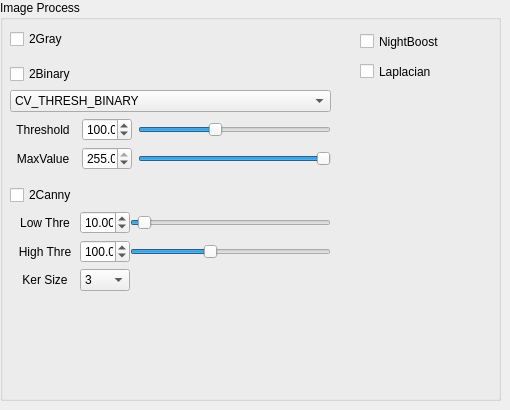
    <widget class="QWidget" name="tab_cv">
     <attribute name="title">
      <string>CV</string>
     </attribute>
     <widget class="QGroupBox" name="gb_imagePro">
      <property name="geometry">
       <rect>
        <x>0</x>
        <y>0</y>
        <width>501</width>
        <height>401</height>
       </rect>
      </property>
      <property name="title">
       <string>Image Process</string>
      </property>
      <widget class="QWidget" name="layoutWidget">
       <property name="geometry">
        <rect>
         <x>10</x>
         <y>20</y>
         <width>321</width>
         <height>283</height>
        </rect>
       </property>
       <layout class="QVBoxLayout" name="verticalLayout_5">
        <item>
         <layout class="QHBoxLayout" name="horizontalLayout_9">
          <item>
           <widget class="QCheckBox" name="cb_2gray">
            <property name="text">
             <string>2Gray</string>
            </property>
           </widget>
          </item>
         </layout>
        </item>
        <item>
         <layout class="QVBoxLayout" name="verticalLayout_3">
          <item>
           <layout class="QGridLayout" name="gridLayout">
            <item row="1" column="0" colspan="3">
             <widget class="QComboBox" name="comba_2binary_type">
              <property name="currentText">
               <string>CV_THRESH_BINARY</string>
              </property>
              <property name="currentIndex">
               <number>0</number>
              </property>
              <item>
               <property name="text">
                <string>CV_THRESH_BINARY</string>
               </property>
              </item>
              <item>
               <property name="text">
                <string>CV_THRESH_BINARY_INV</string>
               </property>
              </item>
              <item>
               <property name="text">
                <string>CV_THRESH_TRUNC</string>
               </property>
              </item>
              <item>
               <property name="text">
                <string>CV_THRESH_TOZERO</string>
               </property>
              </item>
              <item>
               <property name="text">
                <string>CV_THRESH_TOZERO_INV</string>
               </property>
              </item>
              <item>
               <property name="text">
                <string>CV_THRESH_OTSU</string>
               </property>
              </item>
             </widget>
            </item>
            <item row="2" column="0">
             <widget class="QLabel" name="lb_2binary_threshold">
              <property name="sizePolicy">
               <sizepolicy hsizetype="Maximum" vsizetype="Preferred">
                <horstretch>0</horstretch>
                <verstretch>0</verstretch>
               </sizepolicy>
              </property>
              <property name="maximumSize">
               <size>
                <width>70</width>
                <height>16777215</height>
               </size>
              </property>
              <property name="text">
               <string>Threshold</string>
              </property>
              <property name="alignment">
               <set>Qt::AlignCenter</set>
              </property>
             </widget>
            </item>
            <item row="2" column="1">
             <widget class="QDoubleSpinBox" name="sb_2binary_threshold">
              <property name="minimumSize">
               <size>
                <width>50</width>
                <height>0</height>
               </size>
              </property>
              <property name="maximumSize">
               <size>
                <width>50</width>
                <height>16777215</height>
               </size>
              </property>
              <property name="decimals">
               <number>2</number>
              </property>
              <property name="minimum">
               <double>0.000000000000000</double>
              </property>
              <property name="maximum">
               <double>255.000000000000000</double>
              </property>
              <property name="value">
               <double>100.000000000000000</double>
              </property>
             </widget>
            </item>
            <item row="2" column="2">
             <widget class="QSlider" name="hs_2binary_threshold">
              <property name="sizePolicy">
               <sizepolicy hsizetype="Expanding" vsizetype="Fixed">
                <horstretch>0</horstretch>
                <verstretch>0</verstretch>
               </sizepolicy>
              </property>
              <property name="maximum">
               <number>255</number>
              </property>
              <property name="value">
               <number>100</number>
              </property>
              <property name="orientation">
               <enum>Qt::Horizontal</enum>
              </property>
             </widget>
            </item>
            <item row="3" column="0">
             <widget class="QLabel" name="lb_2binary_maxval">
              <property name="sizePolicy">
               <sizepolicy hsizetype="Fixed" vsizetype="Preferred">
                <horstretch>0</horstretch>
                <verstretch>0</verstretch>
               </sizepolicy>
              </property>
              <property name="maximumSize">
               <size>
                <width>70</width>
                <height>16777215</height>
               </size>
              </property>
              <property name="text">
               <string>MaxValue</string>
              </property>
              <property name="alignment">
               <set>Qt::AlignCenter</set>
              </property>
             </widget>
            </item>
            <item row="3" column="1">
             <widget class="QDoubleSpinBox" name="sb_2binary_maxval">
              <property name="maximumSize">
               <size>
                <width>50</width>
                <height>16777215</height>
               </size>
              </property>
              <property name="maximum">
               <double>255.000000000000000</double>
              </property>
              <property name="value">
               <double>255.000000000000000</double>
              </property>
             </widget>
            </item>
            <item row="3" column="2">
             <widget class="QSlider" name="hs_2binary_maxval">
              <property name="sizePolicy">
               <sizepolicy hsizetype="Expanding" vsizetype="Fixed">
                <horstretch>0</horstretch>
                <verstretch>0</verstretch>
               </sizepolicy>
              </property>
              <property name="maximum">
               <number>255</number>
              </property>
              <property name="value">
               <number>255</number>
              </property>
              <property name="orientation">
               <enum>Qt::Horizontal</enum>
              </property>
             </widget>
            </item>
            <item row="0" column="0">
             <widget class="QCheckBox" name="cb_2binary">
              <property name="text">
               <string>2Binary</string>
              </property>
             </widget>
            </item>
           </layout>
          </item>
         </layout>
        </item>
        <item>
         <layout class="QVBoxLayout" name="verticalLayout_4">
          <item>
           <widget class="QCheckBox" name="cb_2canny">
            <property name="text">
             <string>2Canny</string>
            </property>
           </widget>
          </item>
          <item>
           <layout class="QGridLayout" name="gridLayout_2">
            <property name="horizontalSpacing">
             <number>0</number>
            </property>
            <item row="1" column="0">
             <widget class="QLabel" name="lb_2canny_ht">
              <property name="sizePolicy">
               <sizepolicy hsizetype="Maximum" vsizetype="Preferred">
                <horstretch>0</horstretch>
                <verstretch>0</verstretch>
               </sizepolicy>
              </property>
              <property name="minimumSize">
               <size>
                <width>70</width>
                <height>0</height>
               </size>
              </property>
              <property name="maximumSize">
               <size>
                <width>70</width>
                <height>16777215</height>
               </size>
              </property>
              <property name="text">
               <string>High Thre</string>
              </property>
              <property name="alignment">
               <set>Qt::AlignCenter</set>
              </property>
             </widget>
            </item>
            <item row="2" column="0">
             <widget class="QLabel" name="lb_2canny_ks">
              <property name="sizePolicy">
               <sizepolicy hsizetype="Fixed" vsizetype="Preferred">
                <horstretch>0</horstretch>
                <verstretch>0</verstretch>
               </sizepolicy>
              </property>
              <property name="minimumSize">
               <size>
                <width>70</width>
                <height>0</height>
               </size>
              </property>
              <property name="maximumSize">
               <size>
                <width>70</width>
                <height>16777215</height>
               </size>
              </property>
              <property name="text">
               <string>Ker Size</string>
              </property>
              <property name="alignment">
               <set>Qt::AlignCenter</set>
              </property>
             </widget>
            </item>
            <item row="1" column="2">
             <widget class="QSlider" name="hs_2canny_ht">
              <property name="sizePolicy">
               <sizepolicy hsizetype="Expanding" vsizetype="Fixed">
                <horstretch>0</horstretch>
                <verstretch>0</verstretch>
               </sizepolicy>
              </property>
              <property name="maximum">
               <number>255</number>
              </property>
              <property name="value">
               <number>100</number>
              </property>
              <property name="orientation">
               <enum>Qt::Horizontal</enum>
              </property>
             </widget>
            </item>
            <item row="1" column="1">
             <widget class="QDoubleSpinBox" name="sb_2canny_ht">
              <property name="minimumSize">
               <size>
                <width>50</width>
                <height>0</height>
               </size>
              </property>
              <property name="maximumSize">
               <size>
                <width>50</width>
                <height>16777215</height>
               </size>
              </property>
              <property name="decimals">
               <number>2</number>
              </property>
              <property name="minimum">
               <double>0.000000000000000</double>
              </property>
              <property name="maximum">
               <double>255.000000000000000</double>
              </property>
              <property name="value">
               <double>100.000000000000000</double>
              </property>
             </widget>
            </item>
            <item row="0" column="0">
             <widget class="QLabel" name="lb_2canny_lt">
              <property name="sizePolicy">
               <sizepolicy hsizetype="Maximum" vsizetype="Preferred">
                <horstretch>0</horstretch>
                <verstretch>0</verstretch>
               </sizepolicy>
              </property>
              <property name="maximumSize">
               <size>
                <width>70</width>
                <height>16777215</height>
               </size>
              </property>
              <property name="text">
               <string>Low Thre</string>
              </property>
              <property name="alignment">
               <set>Qt::AlignCenter</set>
              </property>
             </widget>
            </item>
            <item row="0" column="1">
             <widget class="QDoubleSpinBox" name="sb_2canny_lt">
              <property name="minimumSize">
               <size>
                <width>50</width>
                <height>0</height>
               </size>
              </property>
              <property name="maximumSize">
               <size>
                <width>50</width>
                <height>16777215</height>
               </size>
              </property>
              <property name="decimals">
               <number>2</number>
              </property>
              <property name="minimum">
               <double>0.000000000000000</double>
              </property>
              <property name="maximum">
               <double>255.000000000000000</double>
              </property>
              <property name="value">
               <double>10.000000000000000</double>
              </property>
             </widget>
            </item>
            <item row="0" column="2">
             <widget class="QSlider" name="hs_2canny_lt">
              <property name="sizePolicy">
               <sizepolicy hsizetype="Expanding" vsizetype="Fixed">
                <horstretch>0</horstretch>
                <verstretch>0</verstretch>
               </sizepolicy>
              </property>
              <property name="maximum">
               <number>255</number>
              </property>
              <property name="value">
               <number>10</number>
              </property>
              <property name="orientation">
               <enum>Qt::Horizontal</enum>
              </property>
             </widget>
            </item>
            <item row="2" column="1">
             <widget class="QComboBox" name="comba_2canny_ks">
              <property name="sizePolicy">
               <sizepolicy hsizetype="Maximum" vsizetype="Fixed">
                <horstretch>0</horstretch>
                <verstretch>0</verstretch>
               </sizepolicy>
              </property>
              <property name="minimumSize">
               <size>
                <width>50</width>
                <height>0</height>
               </size>
              </property>
              <property name="maximumSize">
               <size>
                <width>50</width>
                <height>16777215</height>
               </size>
              </property>
              <property name="currentText">
               <string>3</string>
              </property>
              <property name="currentIndex">
               <number>0</number>
              </property>
              <item>
               <property name="text">
                <string>3</string>
               </property>
              </item>
              <item>
               <property name="text">
                <string>5</string>
               </property>
              </item>
              <item>
               <property name="text">
                <string>7</string>
               </property>
              </item>
             </widget>
            </item>
           </layout>
          </item>
         </layout>
        </item>
       </layout>
      </widget>
      <widget class="QCheckBox" name="cb_enhancement">
       <property name="geometry">
        <rect>
         <x>360</x>
         <y>30</y>
         <width>101</width>
         <height>23</height>
        </rect>
       </property>
       <property name="text">
        <string>NightBoost</string>
       </property>
      </widget>
      <widget class="QCheckBox" name="cb_laplacian">
       <property name="geometry">
        <rect>
         <x>360</x>
         <y>60</y>
         <width>101</width>
         <height>23</height>
        </rect>
       </property>
       <property name="text">
        <string>Laplacian</string>
       </property>
      </widget>
     </widget>
    </widget>
